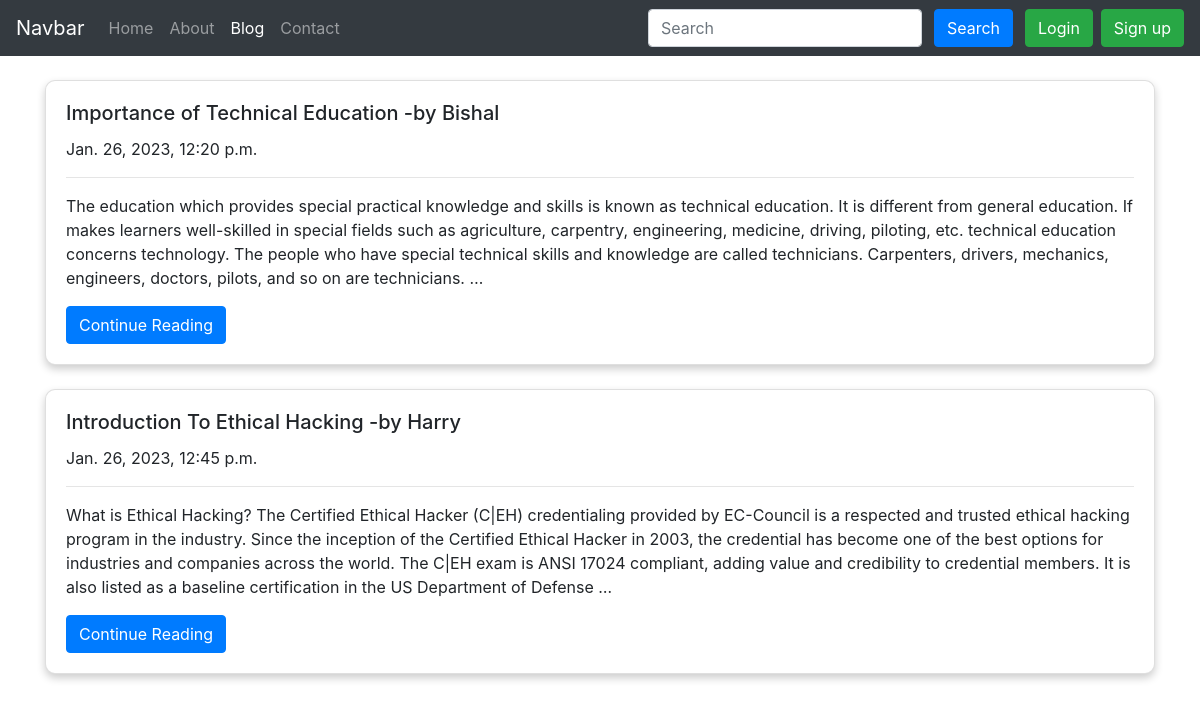
Screenshot of /blog/ with the database file from the repository.
### Blog/models.py (models this page shows, shortened)
class Post(models.Model):
    sno = models.AutoField(primary_key=True)
    title = models.CharField(max_length=100)
    text = models.TextField()
    author = models.CharField(max_length=30)
    slug = models.CharField(max_length=300)
    timeStamp = models.DateTimeField(default=datetime.now, blank=True)

### Blog/views.py (the view)
# urls.py: path('',views.blogHome,name="blogHome"),
def blogHome(request):
    allPosts = Post.objects.all()
    context = {
        'allPosts': allPosts
    }
    return render(request, 'blog/home.html', context=context)

### templates/blog/home.html (shortened to what this page needs)
{% extends 'base.html' %}
{% block activeBlog %}active{% endblock activeBlog %}
{% block body %}
<div class="container my-4">
    {% for post in allPosts %}
    <div class="card my-4">
        <div class="card-body">
            <h5 class="card-title">{{post.title}}     -by {{post.author}}</h5>
            <p class="card-text">{{ post.timeStamp }}</p>
            <hr class="solid">
            <p class="card-text">{{post.text | truncatechars:500}}</p>
            <a href="/blog/{{post.slug}}" class="btn btn-primary">Continue Reading</a>
        </div>
    </div>
    {% endfor %}
</div>
{% endblock body %}

### templates/blog/home.html (style rules this page uses)
.card { box-shadow: 0 4px 8px 0 rgba(0, 0, 0, 0.2); border-radius: 10px; }

### rows the page displays
Post: title "Importance of Technical Education", author "Bishal", timeStamp "Jan. 26, 2023, 12:20 p.m.", text "The education which provides special practical knowledge and skills is known as technical education. It is different from general education. If makes learners well-skilled in special fields such as agriculture, carpentry, engineering, medicine, driving, piloting, etc. technical education concerns technology. The people who have special technical skills and knowledge are called technicians. Carpenters, drivers, mechanics, engineers, doctors, pilots, and so on are technicians. …"
Post: title "Introduction To Ethical Hacking", author "Harry", timeStamp "Jan. 26, 2023, 12:45 p.m.", text "What is Ethical Hacking? The Certified Ethical Hacker (C|EH) credentialing provided by EC-Council is a respected and trusted ethical hacking program in the industry. Since the inception of the Certified Ethical Hacker in 2003, the credential has become one of the best options for industries and companies across the world. The C|EH exam is ANSI 17024 compliant, adding value and credibility to credential members. It is also listed as a baseline certification in the US Department of Defense …"
